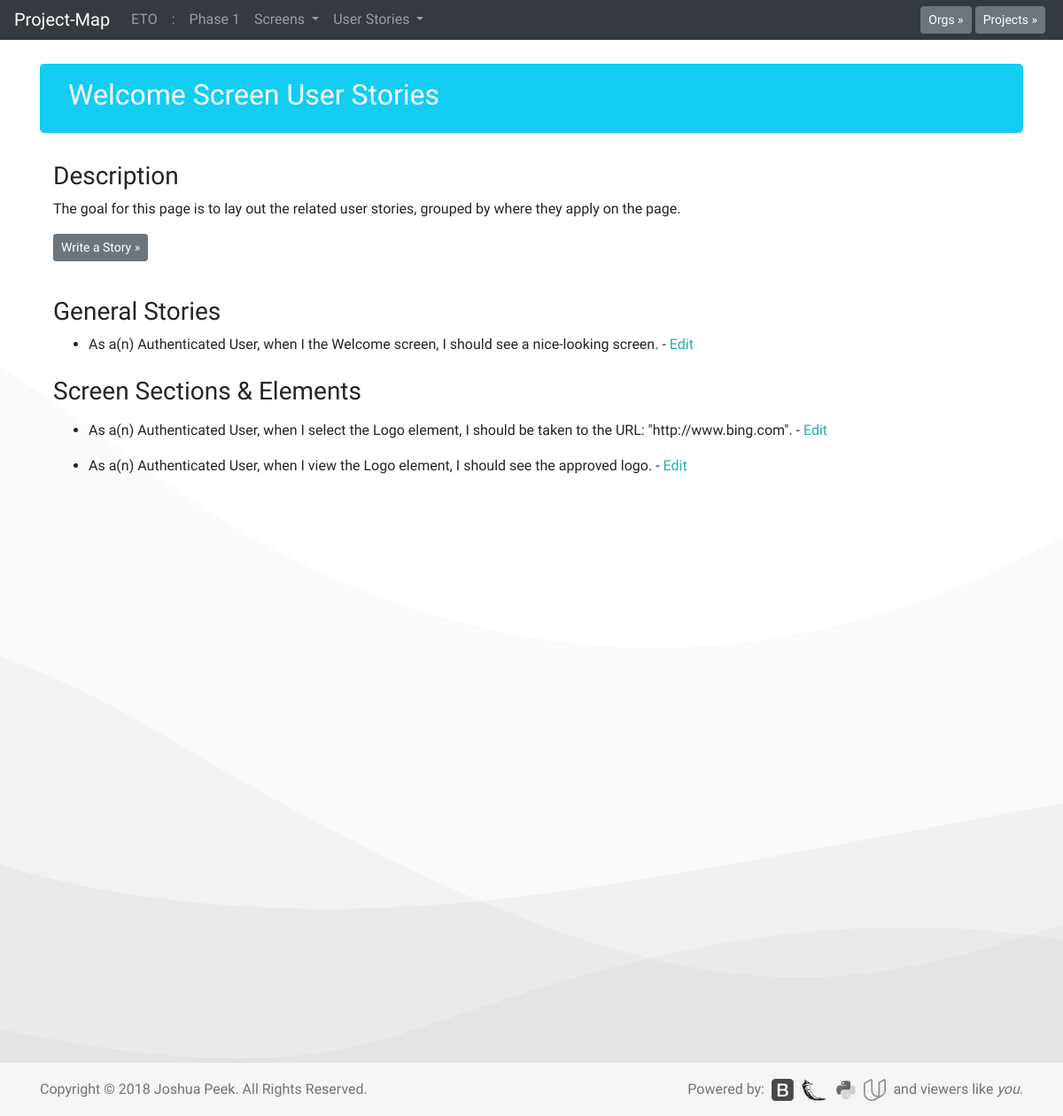
Before: /scrn1/story with the older database file.
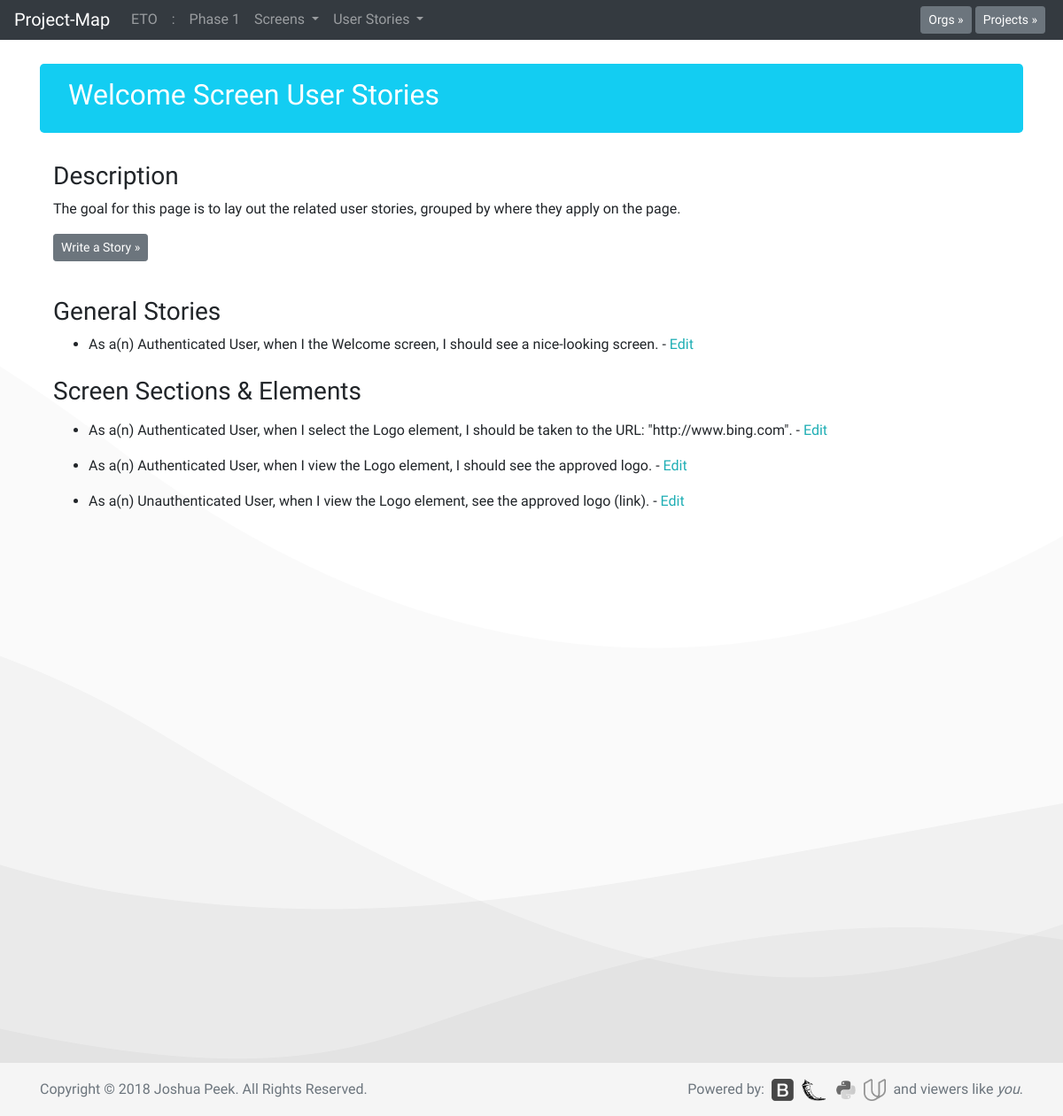
After: the same page with the newer database file.
### database_setup.py (models this page shows, shortened)
class Story(Base):
    __tablename__ = 'story'
    id = Column(Integer, primary_key=True)
    expectation = Column(String(500), nullable=False)
    action = Column(String(50), nullable=False)
    hook = Column(String(10), nullable=False)
    hookID = Column(Integer, nullable=False)
    project_id = Column(Integer, ForeignKey('project.id'))
    project = relationship(Project)
    screen_id = Column(Integer, ForeignKey('screen.id'))
    screen = relationship(Screen)
    role_id = Column(Integer, ForeignKey('role.id'))
    role = relationship(Role)

class Role(Base):
    __tablename__ = 'role'
    id = Column(Integer, primary_key=True)
    title = Column(String(250), nullable=False)
    description = Column(String(500))
    authRequired = Column(String(5))
    project_id = Column(Integer, ForeignKey('project.id'))
    project = relationship(Project)

class Screen(Base):
    __tablename__ = 'screen'
    id = Column(Integer, primary_key=True)
    title = Column(String(250), nullable=False)
    description = Column(String(500))
    project_id = Column(Integer, ForeignKey('project.id'))
    project = relationship(Project)

class Element(Base):
    __tablename__ = 'element'
    id = Column(Integer, primary_key=True)
    title = Column(String(250), nullable=False)
    description = Column(String(500))
    project_id = Column(Integer, ForeignKey('project.id'))
    project = relationship(Project)

### app.py (the view)
@app.route('/scrn<int:screen_id>/story')
def screenStory(screen_id):
    screen = session.query(Screen).filter_by(id=screen_id).one()
    project = session.query(Project).filter_by(id=screen.project.id).one()
    stories = session.query(Story).filter_by(screen_id=screen_id).all()
    ss = session.query(ScreenSection).filter_by(screen_id=screen_id).all()
    se = session.query(SectionElement).filter_by(project_id=project.id)
    allorgs = session.query(Org).all()
    allprojects = session.query(Project).all()
    org = session.query(Org).filter_by(id=project.org.id).one()
    projects = session.query(Project).filter_by(org_id=org.id).all()
    screens = session.query(Screen).filter_by(project_id=project.id).all()
    roles = session.query(Role).filter_by(project_id=project.id).all()
    return render_template('stories.html', screen=screen, project=project,
    stories=stories, ss=ss, se=se, allorgs=allorgs, allprojects=allprojects,
    org=org, projects=projects, screens=screens, roles=roles)

### templates/stories.html (shortened to what this page needs)
<!doctype html>
<html lang="en">
  {% include "header.html" %}
  <body>
    {% include "menu.html" %}
    <main role="main" class="container">
      <div class="jumbotron" style="padding:1rem 2rem;background-color:#13cdf2;background-image:none;">
        <h2 style="font-family: 'Rock Salt', cursive;">{{screen.title}} Screen User Stories</h2>
      </div>
<div class="container">
  <div class="row">
    <div class="col-md-12 mb-4">
      <h3>Description</h3>
      <p>The goal for this page is to lay out the related user stories,
        grouped by where they apply on the page.</p>
      <p><button type="button" class="btn btn-secondary btn-sm" data-toggle="modal" data-target="#story-composer">Write a Story &raquo;</button></p>
    </div>
  </div>
  <div class="row">
    <div class="col-md-12 mb-2">
      <h3>General Stories</h3>
      <ul>
        {% for i in stories %}
          {% if i.hook == "screen" %}
            <li>As a(n) {{i.role.title}}, when I {{i.action}} the
              {{i.screen.title}} screen, {{i.expectation}}. -
            <a href="{{url_for('editStory', story_id=i.id)}}">Edit</a></li>
          {% endif %}
        {% endfor %}
      </ul>
    </div>
  </div>
  <div class="row">
    <div class="col-md-12 mb-2">
      <h3>Screen Sections & Elements</h3>
        {% for i in ss %}
          {% for b in se %}
            {% for c in stories %}
              <ul>
                {% if c.hook == "element" %}
                  {% if c.hookID == b.element.id and b.section.id == i.section.id %}
                    <li>As a(n) {{c.role.title}}, when I {{c.action}} the
                      {{b.element.title}} element, {{c.expectation}}. -
                    <a href="{{url_for('editStory', story_id=c.id)}}">Edit</a></li>
                  {% endif %}
                {% endif %}
              </ul>
            {% endfor %}
          {% endfor %}
        {% endfor %}
    </div>
  </div>
</div>
    </main>
  {% include "footer.html" %}
  </body>
</html>

Changed rows visible on the page:
added Story: role "Unauthenticated User", action "view", {{ b.element.title }} "Logo", expectation "see the approved logo (link)"
